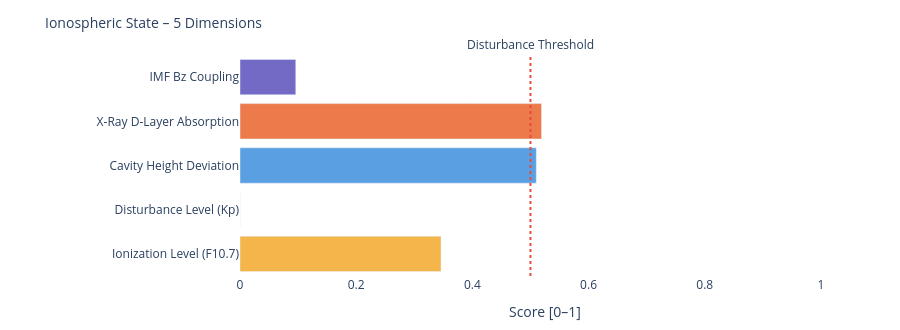

The notebook cell this image was saved under:
### Markdown cell above
---
### 📐 Systemic Insight: Geometric Cavity vs. Real Schumann Resonance

**Relevant for:** Layer 6 = delta analysis &nbsp;|&nbsp; Layer 7 = feature vector / system interpretation

A cavity height change from 80 km to 70 km shifts the **idealized geometric frequencies** only minimally:

| Modus | Aktuell | Referenz | Δ |
|-------|---------|----------|---|
| SR-1 | 10.4762 Hz | 10.4599 Hz | +16 mHz |
| SR-2 | 18.1452 Hz | 18.1171 Hz | +28 mHz |
| SR-3 | 25.6612 Hz | 25.6215 Hz | +40 mHz |
| SR-4 | 33.1285 Hz | 33.0772 Hz | +51 mHz |

The geometric effect is limited because 10 km is very small compared to Earth's radius (~6371 km).

**Consequence:** Real Schumann deviations are likely driven more strongly by **conductivity, damping, day/night structure, lightning distribution and source geometry** than by pure cavity height.

---

**Layer 6 compares:**
```
geometric Δ from Layer 4  vs.  observed Δ from real Schumann measurement data
```

**Layer 7 Feature:**
```
If real Δ >> geometric Δ  →  non-geometric factors dominant
```

### Code cell
# ============================================================
# IONOSPHERIC STATE – Summary gauge
# Five dimensions: ionization, disturbance, cavity height, X-Ray, Bz coupling
# ============================================================

def norm(v, lo, hi):
    if v is None: return None
    return round(max(0.0, min(1.0, (v - lo) / (hi - lo))), 3)

# Ionization level (F10.7 → F2-Layer)
ioniz = norm(f107_val, 60, 250)

# Disturbance level (Kp → E/F-Layer irregularities)
disturb = norm(kp_val, 0, 9)

# Cavity height deviation from reference (80 km)
h_dev = norm(abs(h_eff - 80), 0, 20)

# X-Ray ionization (D-Layer absorption)
xray_ioniz = None
if xray_now is not None:
    xray_ioniz = norm(math.log10(max(xray_now, 1e-9)) + 9, 0, 5)

# Bz coupling (southward Bz → stronger magnetosphere-ionosphere coupling)
bz_coupling = norm(-(bz_now or 0), -5, 30) if bz_now is not None else None

dims = [
    ('Ionization Level (F10.7)',    ioniz,      '#F2A623'),
    ('Disturbance Level (Kp)',      disturb,    '#7F77DD'),
    ('Cavity Height Deviation',     h_dev,      '#378ADD'),
    ('X-Ray D-Layer Absorption',    xray_ioniz, '#E85D24'),
    ('IMF Bz Coupling',             bz_coupling,'#534AB7'),
]

fig = go.Figure()
for name, val, col in dims:
    if val is not None:
        h = int(val * 20)
        bar = '█' * h + '░' * (20 - h)
        label = f'{name}:  {bar}  {val:.3f}'
    else:
        label = f'{name}:  {"─" * 20}  n/a'
    fig.add_trace(go.Bar(
        x=[val if val is not None else 0],
        y=[name],
        orientation='h',
        marker_color=col, opacity=0.82,
        showlegend=False
    ))

fig.add_vline(x=0.5, line_dash='dot', line_color='#e74c3c',
              annotation_text='Disturbance Threshold', annotation_position='top')
fig.update_layout(
    title=dict(text='Ionospheric State – 5 Dimensions', font=dict(size=14)),
    xaxis=dict(title='Score [0–1]', range=[0, 1.05]),
    height=330, plot_bgcolor='rgba(0,0,0,0)', paper_bgcolor='rgba(0,0,0,0)',
    margin=dict(l=240, r=50, t=55, b=40)
)
fig.show()

print(f'\nIonospheric state:')
for name, val, _ in dims:
    print(f'  {name:<35} {val:.3f}' if val is not None else f'  {name:<35} n/a')

### Figure 1 — Plotly figure (JSON) as saved in the notebook; plotly's stock layout.template omitted (floating-point values rounded to 4 significant figures)
{"data": [{"marker": {"color": "#F2A623"}, "opacity": 0.82, "orientation": "h", "showlegend": false, "type": "bar", "x": [0.346], "y": ["Ionization Level (F10.7)"]}, {"marker": {"color": "#7F77DD"}, "opacity": 0.82, "orientation": "h", "showlegend": false, "type": "bar", "x": [0.0], "y": ["Disturbance Level (Kp)"]}, {"marker": {"color": "#378ADD"}, "opacity": 0.82, "orientation": "h", "showlegend": false, "type": "bar", "x": [0.51], "y": ["Cavity Height Deviation"]}, {"marker": {"color": "#E85D24"}, "opacity": 0.82, "orientation": "h", "showlegend": false, "type": "bar", "x": [0.519], "y": ["X-Ray D-Layer Absorption"]}, {"marker": {"color": "#534AB7"}, "opacity": 0.82, "orientation": "h", "showlegend": false, "type": "bar", "x": [0.096], "y": ["IMF Bz Coupling"]}], "layout": {"annotations": [{"showarrow": false, "text": "Disturbance Threshold", "x": 0.5, "xanchor": "center", "xref": "x", "y": 1, "yanchor": "bottom", "yref": "y domain"}], "height": 330, "margin": {"b": 40, "l": 240, "r": 50, "t": 55}, "paper_bgcolor": "rgba(0,0,0,0)", "plot_bgcolor": "rgba(0,0,0,0)", "shapes": [{"line": {"color": "#e74c3c", "dash": "dot"}, "type": "line", "x0": 0.5, "x1": 0.5, "xref": "x", "y0": 0, "y1": 1, "yref": "y domain"}], "title": {"font": {"size": 14}, "text": "Ionospheric State – 5 Dimensions"}, "xaxis": {"range": [0, 1.05], "title": {"text": "Score [0–1]"}}}}
